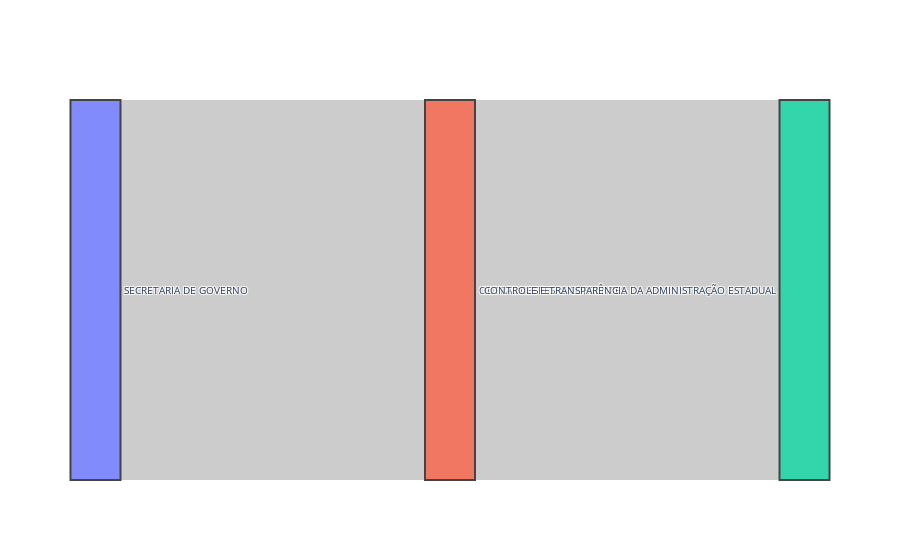

Source (notebook cell):
### Markdown cell above
### Transparencia

### Code cell
dd = df_ano.copy()

mask = (dd['programa'].str.contains('TRANSPARÊNCIA')) | (dd['acao'].str.contains('TRANSPARÊNCIA'))


# cols = ['orgaos','unidade','programas','acao']
source = ['orgao','grupo']
target = ['grupo','programa']
valor  = 'valor'

sankey_plot(dd[mask],source,target,valor)

### Figure 1 — Plotly figure (JSON) as saved in the notebook; plotly's stock layout.template omitted (floating-point values rounded to 4 significant figures)
{"data": [{"arrangement": "snap", "link": {"source": [0, 1], "target": [1, 2], "value": [5000, 5000]}, "node": {"hoverinfo": "all", "label": ["SECRETARIA DE GOVERNO", "OUTRAS DESPESAS CORRENTES", "CONTROLE E TRANSPARÊNCIA DA ADMINISTRAÇÃO ESTADUAL"], "line": {"width": 2}, "pad": 4, "thickness": 50, "x": [0.02092, 0.5, 0.9791], "y": [0.5, 0.5, 0.5]}, "orientation": "h", "type": "sankey"}], "layout": {"autosize": true, "font": {"size": 10}}}
